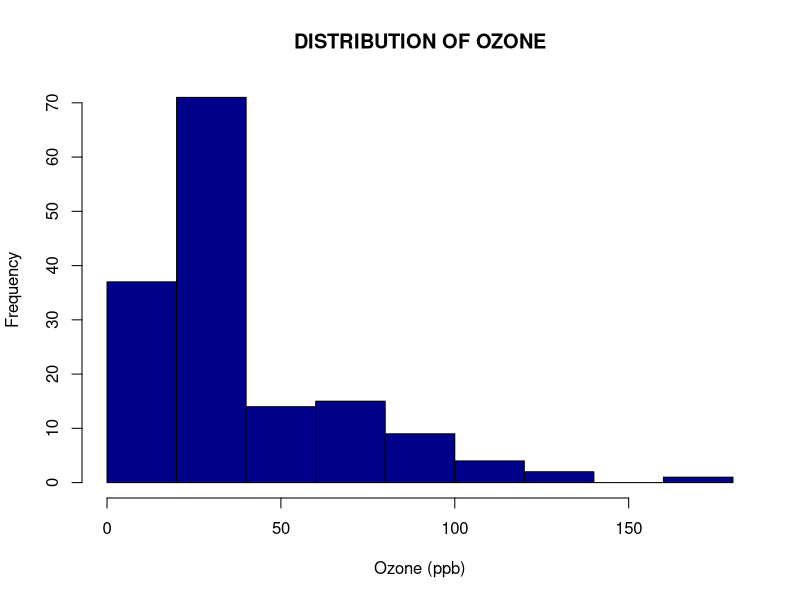
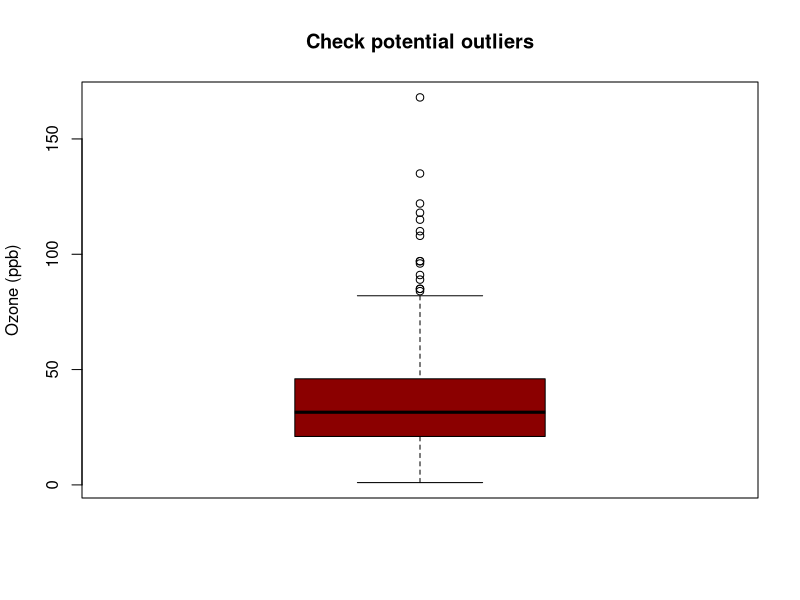
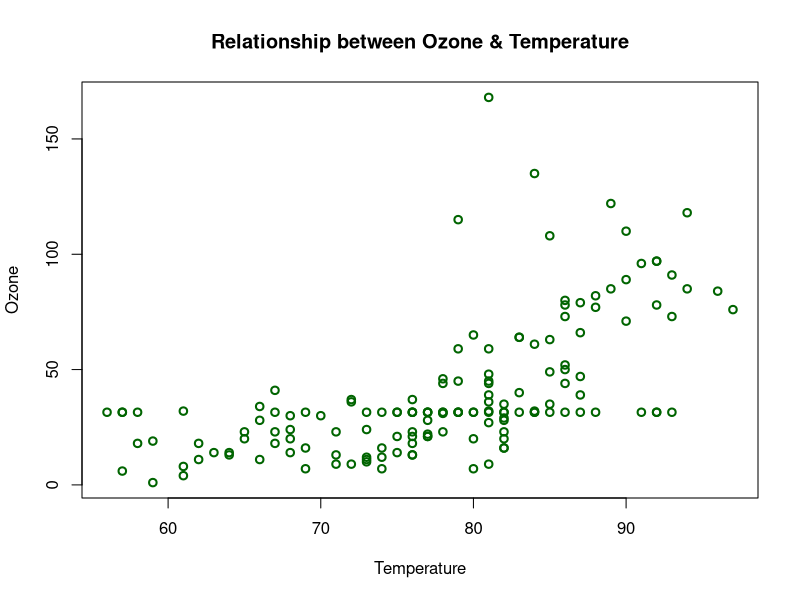
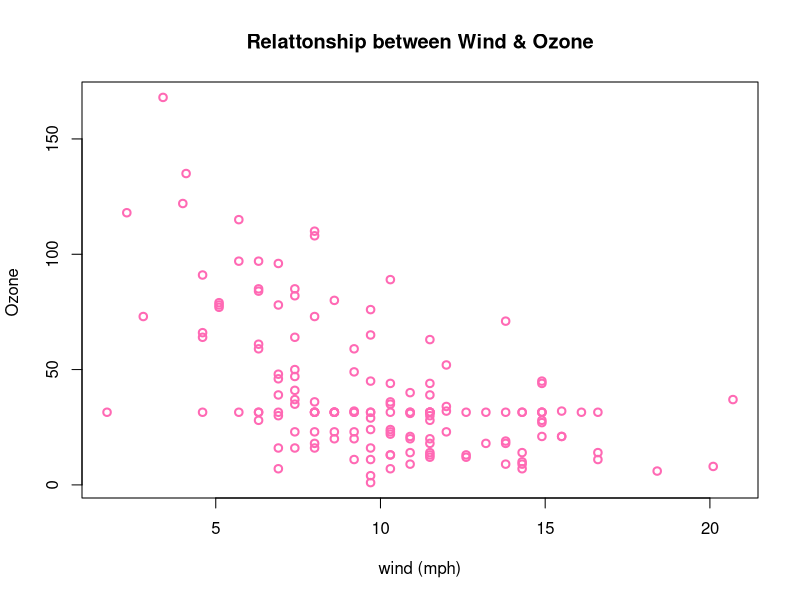
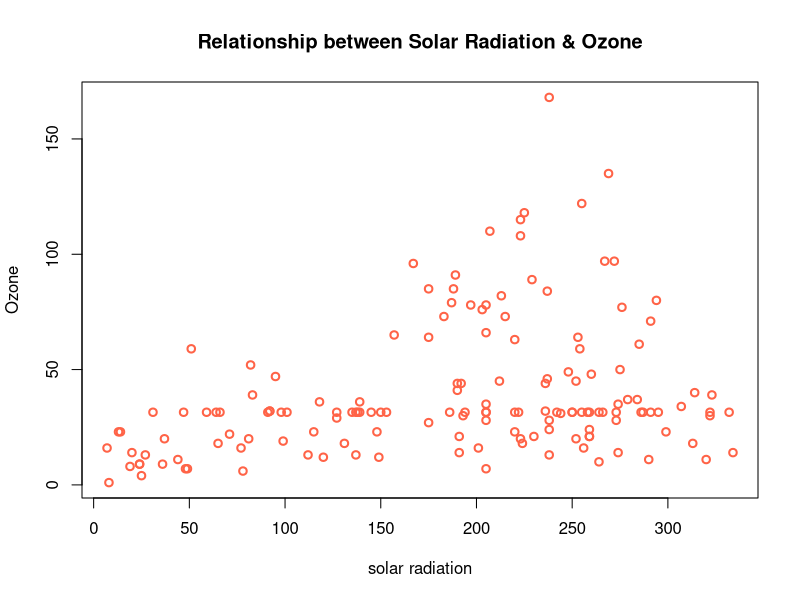
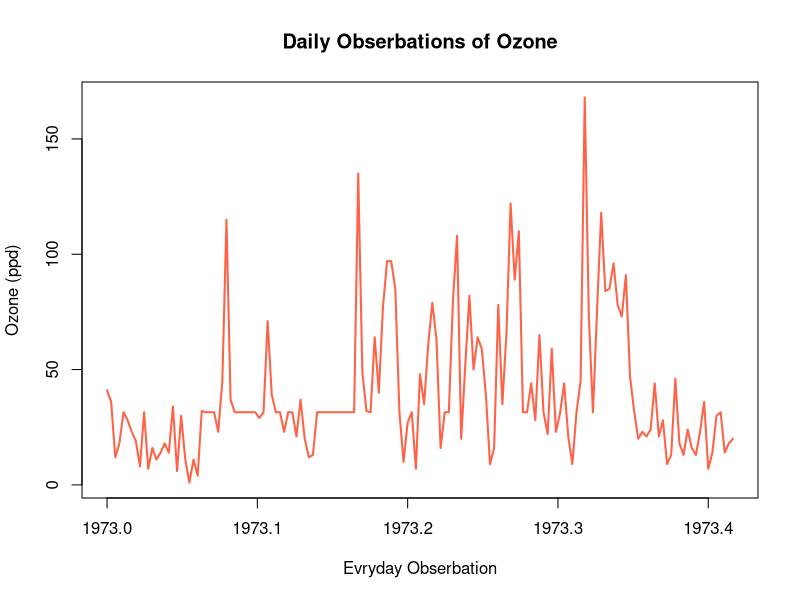
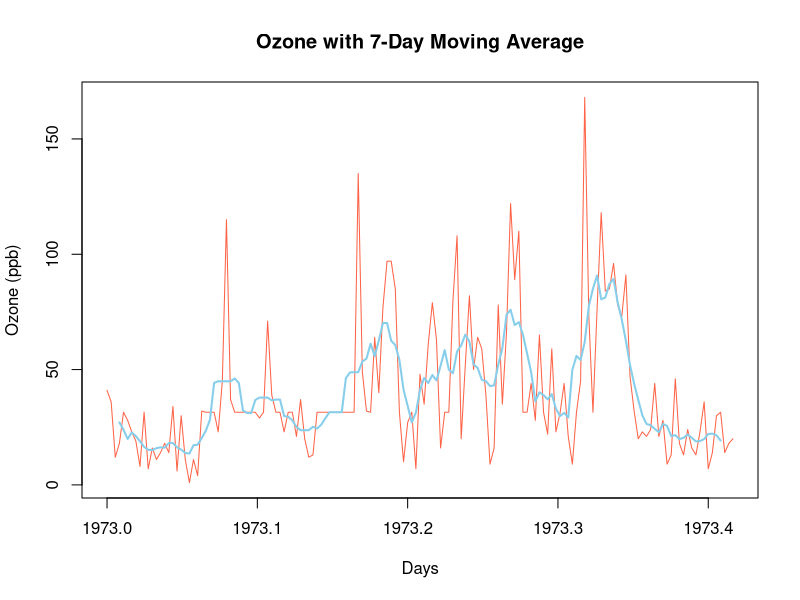
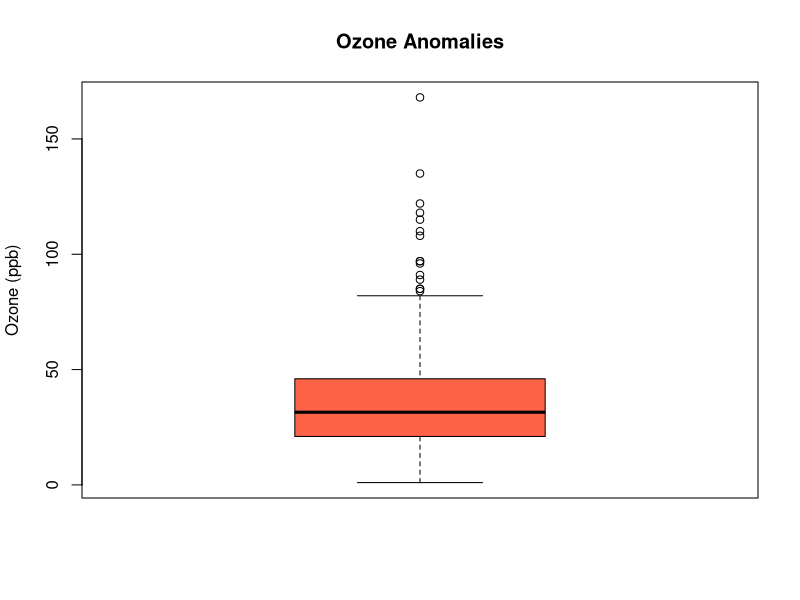

R code for these plots, in order:
## ---- chunk 1
data("airquality")

head(airquality)
## ---- chunk 2
dim(airquality)
## ---- chunk 3
names(airquality)

## ---- chunk 4
str(airquality)
## ---- chunk 5
summary(airquality)

## ---- chunk 6

colSums(is.na(airquality))
## ---- chunk 7
sum(!complete.cases(airquality))
## ---- chunk 8
sum(duplicated(airquality))
## ---- chunk 9
airquality_clean <- airquality 
airquality_clean$Ozone[ is.na(airquality_clean$Ozone) ] <- median(airquality_clean$Ozone, na.rm = TRUE) 

airquality_clean$Solar.R[ is.na(airquality_clean$Solar.R) ] <- median(airquality_clean$Solar.R, na.rm = TRUE)
## ---- chunk 10
colSums(is.na(airquality_clean))
## ---- chunk 11
summary(airquality_clean)
## ---- chunk 12
hist(airquality_clean$Ozone,
     breaks = 10,
     main = "DISTRIBUTION OF OZONE",
     xlab = "Ozone (ppb)",
     ylab = "Frequency",
     col = "darkblue",  )
## ---- chunk 13
boxplot(airquality_clean$Ozone,
        main = "Check potential outliers",
        xlab = NULL,
        ylab = "Ozone (ppb)",
        col = "darkred")
## ---- chunk 14
plot(airquality_clean$Temp,
     airquality_clean$Ozone,
     main = "Relationship between Ozone & Temperature",
     xlab = "Temperature",
     ylab = "Ozone",
     col = "darkgreen",
     lwd = 2
)
## ---- chunk 15

plot(airquality_clean$Wind,
     airquality_clean$Ozone,
     main = "Relattonship between Wind & Ozone",
     xlab = "wind (mph)",
     ylab = "Ozone ",
     col = "hotpink",
     lwd = 2
)

## ---- chunk 16
plot(airquality_clean$Solar.R,
     airquality_clean$Ozone,
     main = "Relationship between Solar Radiation & Ozone",
     xlab = "solar radiation",
     ylab = "Ozone",
     col = "tomato",
     lwd = 2
     
)
## ---- chunk 17
cor(airquality_clean$Ozone, airquality_clean$Temp)
cor(airquality_clean$Ozone, airquality_clean$Wind)
cor(airquality_clean$Solar.R, airquality_clean$Ozone)

## ---- chunk 18
model_temp <- lm(Ozone ~ Temp,data = airquality_clean)
model_temp

summary(model_temp)

## ---- chunk 19
model_Wind <- lm(Ozone ~ Wind,data = airquality_clean)
model_Wind

summary(model_Wind)

## ---- chunk 20

model_Solar.R <- lm(Ozone ~ Solar.R,data = airquality_clean)
model_Solar.R

summary(model_Solar.R)

## ---- chunk 21

model_mul_regression <- lm(
  Ozone ~ Temp + Wind + Solar.R,
  data = airquality_clean
)

model_mul_regression

summary(model_mul_regression)
## ---- chunk 22
ozone_ts <- ts(airquality_clean$Ozone,
               start = c(1973, 1),
               frequency = 365)

ozone_ts

start(ozone_ts)
end(ozone_ts)
frequency(ozone_ts)
## ---- chunk 23
plot(ozone_ts,
     main = "Daily Obserbations of Ozone",
     xlab = "Evryday Obserbation",
     ylab = "Ozone (ppd)",
     col = "tomato",
     lwd = 2)

## ---- chunk 24
moving_average <- stats::filter(ozone_ts,rep(1/7,7),sides = 2)
moving_average
## ---- chunk 25
plot(ozone_ts,
     main = "Ozone with 7-Day Moving Average",
     xlab = "Days",
     ylab = "Ozone (ppb)",
     col = "tomato",
     lwd = 1)

lines(moving_average,
      col = "skyblue",
      lwd = 2)

## ---- chunk 26
# Find Q1 and Q3
Q1 <- quantile(airquality_clean$Ozone, 0.25)
Q3 <- quantile(airquality_clean$Ozone, 0.75)

# Calculate IQR
IQR_Ozone <- Q3 - Q1

IQR_Ozone

# Lower and upper boundaries
lower_bound <- Q1 - 1.5 * IQR_Ozone
upper_bound <- Q3 + 1.5 * IQR_Ozone

lower_bound
upper_bound
## ---- chunk 27
ozone_anomalies <- airquality_clean[
  airquality_clean$Ozone < lower_bound |
    airquality_clean$Ozone > upper_bound,
]

ozone_anomalies

## ---- chunk 28
boxplot(airquality_clean$Ozone,
        main = "Ozone Anomalies",
        ylab = "Ozone (ppb)",
        col = "tomato")

## ---- chunk 29


table(ozone_anomalies$Month)
max(ozone_anomalies$Ozone)
ozone_anomalies[which.max(ozone_anomalies$Ozone), ]
## ---- chunk 30

dates_text <- paste(1973, airquality_clean$Month,
                    airquality_clean$Day, sep = "-")

class(dates_text)


dates <- as.Date(dates_text)

class(dates)

## ---- chunk 31
airquality_clean$Temp_Category <- cut(
  airquality_clean$Temp,
  breaks = c(-Inf,70,80,Inf),
  labels = c("Low","Medium","High"),
  right = FALSE
)

table(airquality_clean$Temp_Category)
## ---- chunk 32
airquality_clean$Wind_Category <- cut(
  airquality_clean$Wind,
  breaks = c(-Inf, 10, 15, Inf),
  labels = c("Low Wind", "Medium Wind", "High Wind"),
  right = FALSE
)

table(airquality_clean$Wind_Category)
## ---- chunk 33
airquality_clean$Temp_Wind <- airquality_clean$Temp *
  airquality_clean$Wind



str(airquality_clean)
head(airquality_clean)
summary(airquality_clean)
## ---- chunk 34
model_data <- airquality_clean[, c("Ozone", "Temp", "Wind", "Solar.R", "Temp_Wind")]
head(model_data)
colSums(is.na(model_data))

## ---- chunk 35
set.seed(123)

n <- nrow(model_data)

train_index <- sample(1:n, size = 0.8 * n)

train_data <- model_data[train_index, ]
test_data  <- model_data[-train_index, ]

nrow(train_data)
nrow(test_data)
## ---- chunk 36

model1 <- lm(Ozone ~ Temp + Wind + Solar.R,
             data = train_data)


summary(model1)
## ---- chunk 37
predictions <- predict(model1, newdata = test_data)
head(predictions)
## ---- chunk 38
comparison <- data.frame(
  Actual = test_data$Ozone,
  Predicted = predictions
)

head(comparison)
## ---- chunk 39
Ozone ~ Temp + Wind + Solar.R + Temp_Wind

model2 <- lm(Ozone ~ Temp + Wind + Solar.R + Temp_Wind,
             data = train_data)

summary(model2)
## ---- chunk 40
pred_model1 <- predict(model1, newdata = test_data)
## ---- chunk 41
pred_model2 <- predict(model2, newdata = test_data)
## ---- chunk 42
model_results <- data.frame(
  Actual = test_data$Ozone,
  Model1_Predicted = pred_model1,
  Model2_Predicted = pred_model2
)

head(model_results)

## ---- chunk 43

mae_model1 <- mean(abs(model_results$Actual - model_results$Model1_Predicted))
mae_model2 <- mean(abs(model_results$Actual - model_results$Model2_Predicted))
## ---- chunk 44

rmse_model1 <- sqrt(mean((model_results$Actual - model_results$Model1_Predicted)^2))
rmse_model2 <- sqrt(mean((model_results$Actual - model_results$Model2_Predicted)^2))
## ---- chunk 45

r2_model1 <- 1 - sum((model_results$Actual - model_results$Model1_Predicted)^2) /
  sum((model_results$Actual - mean(model_results$Actual))^2)

r2_model2 <- 1 - sum((model_results$Actual - model_results$Model2_Predicted)^2) /
  sum((model_results$Actual - mean(model_results$Actual))^2)

## ---- chunk 46
model_metrics <- data.frame(
  Model = c("Model 1", "Model 2"),
  MAE = c(mae_model1, mae_model2),
  RMSE = c(rmse_model1, rmse_model2),
  R2 = c(r2_model1, r2_model2)
)
model_metrics
## ---- chunk 47
if (mae_model2 < mae_model1 &&
    rmse_model2 < rmse_model1 &&
    r2_model2 > r2_model1) {
  
  print("Model 2 performs better than Model 1.")
  
} else {
  
  print("Model 1 performs better than Model 2.")
}

## ---- chunk 48
plot(
  model_results$Actual,
  model_results$Model1_Predicted,
  main = "Actual vs Predicted Ozone",
  xlab = "Actual Ozone",
  ylab = "Predicted Ozone",
  pch = 19,
  col = "skyblue",
  lwd = 2
)

points(
  model_results$Actual,
  model_results$Model2_Predicted,
  pch = 19,
  col = "tomato",
  lwd = 02
)

abline(0, 1, lty = 2)

legend(
  "topleft",
  legend = c("Model 1", "Model 2", "Perfect Prediction"),
  pch = c(19, 19, NA),
  lty = c(NA, NA, 2),
  col = c("skyblue", "tomato", "black")
)
